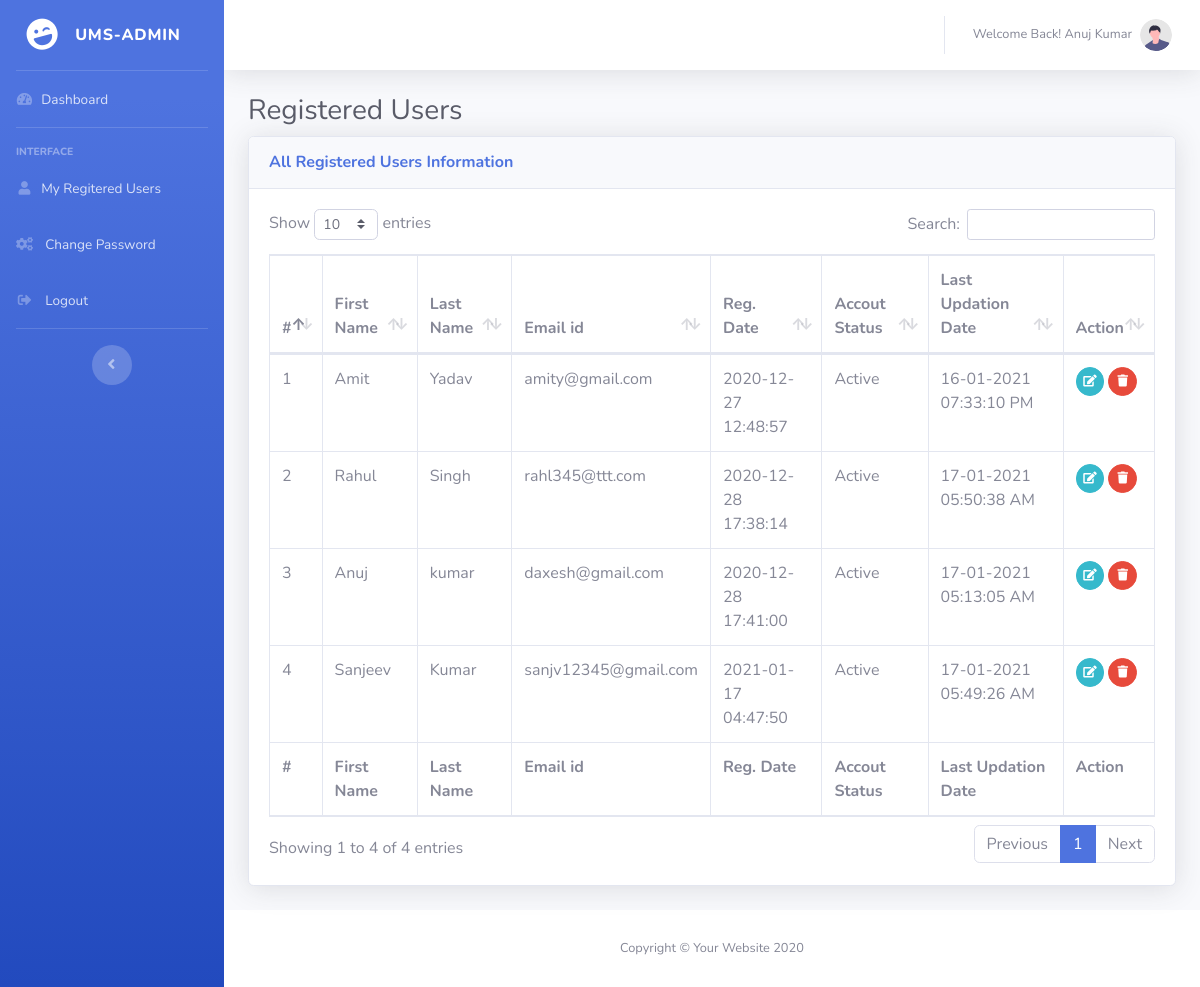
/ums-sp/admin/registered-users.php (signed in), run on the app's committed database.
### tables this page shows
CREATE TABLE `tblusers` (
  `id` int(11) NOT NULL,
  `FirstName` varchar(150) DEFAULT NULL,
  `LastName` varchar(150) DEFAULT NULL,
  `EmailId` varchar(255) DEFAULT NULL,
  `UserPassword` varchar(255) DEFAULT NULL,
  `RegDate` timestamp NULL DEFAULT current_timestamp(),
  `IsActive` int(1) DEFAULT NULL,
  `LastUpdationDate` varchar(150) DEFAULT NULL
);

### ums-sp/admin/registered-users.php (the view, shortened to what this page needs)
<?php
include('../includes/config.php');
if (strlen($_SESSION['adid']==0)) {
  header('location:logout.php');
  } else{
?>
<!DOCTYPE html>
<html lang="en">
<head>
    <link href="../vendor/fontawesome-free/css/all.min.css" rel="stylesheet" type="text/css">
    <link href="../css/sb-admin-2.min.css" rel="stylesheet">
    <link href="../vendor/datatables/dataTables.bootstrap4.min.css" rel="stylesheet">
</head>
<body id="page-top">
    <div id="wrapper">
  <?php include_once('includes/sidebar.php');?>
        <div id="content-wrapper" class="d-flex flex-column">
            <div id="content">
                  <?php include_once('includes/topbar.php');?>
                <div class="container-fluid">
                    <h1 class="h3 mb-2 text-gray-800">Registered Users</h1>
                    <div class="card shadow mb-4">
                        <div class="card-header py-3">
                            <h6 class="m-0 font-weight-bold text-primary">All Registered Users Information</h6>
                        </div>
                        <div class="card-body">
                            <div class="table-responsive">
                                <table class="table table-bordered" id="dataTable" width="100%" cellspacing="0">
                                    <thead>
                                  <tr>
                                            <th>#</th>
                                            <th>First Name</th>
                                            <th>Last Name</th>
                                            <th>Email id</th>
                                            <th>Reg. Date</th>
                                            <th>Accout Status</th>
                                            <th>Last Updation Date</th>
                                            <th>Action</th>
                                        </tr>
                                    </thead>
                                    <tfoot>
                                       <tr>
                                            <th>#</th>
                                            <th>First Name</th>
                                            <th>Last Name</th>
                                            <th>Email id</th>
                                            <th>Reg. Date</th>
                                            <th>Accout Status</th>
                                            <th>Last Updation Date</th>
                                            <th>Action</th>
                                        </tr>
                                    </tfoot>
                                    <tbody>
                                        <?php
$query=mysqli_query($con,"call sp_allregisteredusers()");
$cnt=1;
while ($result=mysqli_fetch_array($query)) {
?>
                                             <tr>
                                            <td><?php echo $cnt;?></td>
                                            <td><?php echo $result['FirstName'];?></td>
                                            <td><?php echo $result['LastName'];?></td>
                                            <td><?php echo $result['EmailId'];?></td>
                                            <td><?php echo $result['RegDate'];?></td>
                                            <td><?php  $accountstatus=$result['IsActive'];
if($accountstatus==1):
    echo "Active";
else:
    echo "Blocked";
endif;
    ?>
    </td>
                                            <td><?php echo $result['LastUpdationDate'];?></td>
<td>
<a href="edit-user-profile.php?uid=<?php echo $result['id'];?>" class="btn btn-info  btn-circle btn-sm">
<i class="fas fa-edit"></i></a>
    <a href="registered-users.php?delete=<?php echo $result['id'];?>" onClick="return confirm('Do you really want to delete?');" class="btn btn-danger btn-circle btn-sm">
<i class="fas fa-trash"></i></a>
</td>
                                        </tr>
                                       <?php $cnt++;
                            } ?>
                                    </tbody>
                                </table>
                            </div>
                        </div>
                    </div>
                </div>
            </div>
   <?php include_once('includes/footer.php');?>
        </div>
    </div>
</body>
</html>
<?php } ?>

### data on the page
tblusers: FirstName "Amit", LastName "Yadav", EmailId "amity@gmail.com", RegDate "2020-12-27 12:48:57", IsActive "Active", LastUpdationDate "16-01-2021 07:33:10 PM"
tblusers: FirstName "Rahul", LastName "Singh", EmailId "rahl345@ttt.com", RegDate "2020-12-28 17:38:14", IsActive "Active", LastUpdationDate "17-01-2021 05:50:38 AM"
tblusers: FirstName "Anuj", LastName "kumar", EmailId "daxesh@gmail.com", RegDate "2020-12-28 17:41:00", IsActive "Active", LastUpdationDate "17-01-2021 05:13:05 AM"
tblusers: FirstName "Sanjeev", LastName "Kumar", EmailId "sanjv12345@gmail.com", RegDate "2021-01-17 04:47:50", IsActive "Active", LastUpdationDate "17-01-2021 05:49:26 AM"

### other printed values
$_SESSION['fllname'] "Anuj Kumar"
